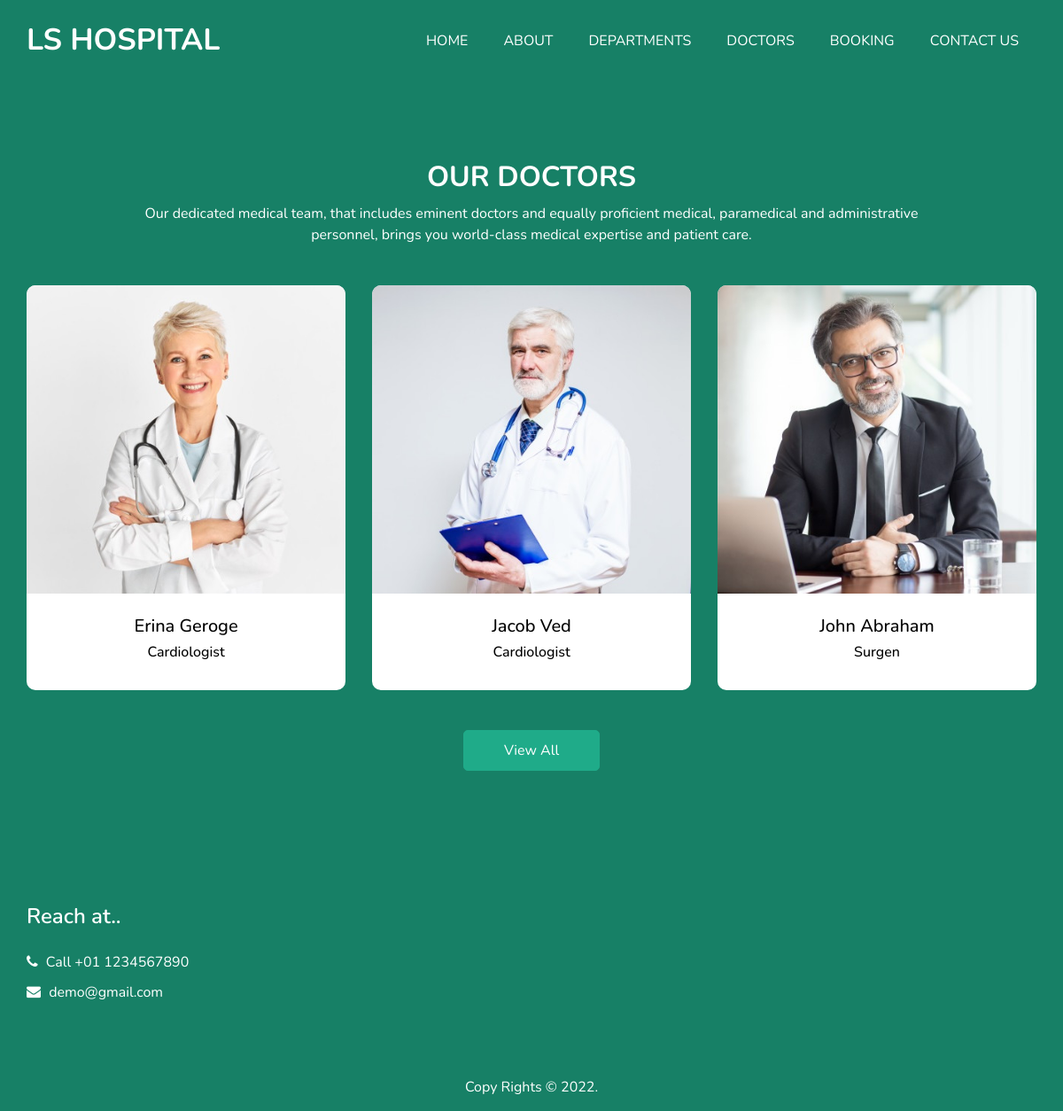
The app's page /doctors/ with its own data.
### home/models.py (models this page shows, shortened)
class Doctors(models.Model):
    blood_choices=[
        ("O+","O+"),
        ("A+","A+"),
        ("B+","B+"),
        ("AB+","AB+")
    ]
    gender_choices=[
        ("Male","Male"),
        ("Female","Female")
    ]
    doc_name=models.CharField(max_length=255)
    doc_email=models.EmailField(unique=True,default="")#primary key for this model
    doc_phone=models.CharField(max_length=10,default="")
    doc_address=models.TextField(default="")
    gender=models.CharField(max_length=10,choices=gender_choices,default="")
    blood=models.CharField(max_length=10,default="",choices=blood_choices)
    doc_spec=models.CharField(max_length=255)
    dept_name=models.ForeignKey(Departments,on_delete=models.CASCADE)
    doc_image=models.ImageField(upload_to='doctors')

### home/views.py (the view)
# urls.py: path('doctors/', views.doctors,name='doctors'),
def doctors(request):
    doc_count=Doctors.objects.all().count()
    first_doc=Doctors.objects.all()[:3]
    last_doc=Doctors.objects.all()[3:doc_count]
    dict_doc={
          'doctors':Doctors.objects.all(),'first_doc':first_doc,'last_doc':last_doc
         }
    return render(request,'doctors.html',dict_doc)

### templates/doctors.html (shortened to what this page needs)
{%extends 'base.html'%}
{%load static%}
{%block content%}
 <section class="doctor_section layout_padding">
  <div class="container">
    <div class="heading_container heading_center">
      <h2>
        Our Doctors
      </h2>
      <p class="col-md-10 mx-auto px-0">
        Our dedicated medical team, that includes eminent doctors and equally proficient medical, paramedical and administrative personnel, brings you world-class medical expertise and patient care.
      </p>
    </div>
    <div class="row">
      {%for d in first_doc %}
      <div class="col-sm-6 col-lg-4 mx-auto">
        <div class="box">
          <div class="img-box">
            <img src="{{d.doc_image.url}}" alt="">
          </div>
          <div class="detail-box">
            <h5>
              {{d.doc_name}}
            </h5>
            <h6 class="">
              {{d.doc_spec}}
            </h6>
          </div>
        </div>
      </div>
      {%endfor%}
    </div>
    <div class="btn-box">
      <a class="btn" type="button" data-bs-toggle="collapse" href="#collapseid" role="button" aria-expanded="false" aria-controls="collapseExample">
        View All
      </a>
    </div>
  </div>
</section>
{%endblock%}

### static/css/style.css (style rules this page uses)
body { font-family: 'Nunito', sans-serif; color: #000000; background-color: #fefefe; overflow-x: hidden; }
.layout_padding { padding: 90px 0; }
.heading_container { display: -webkit-box; display: -ms-flexbox; display: flex; -webkit-box-orient: vertical; -webkit-box-direction: normal; -ms-flex-direction: column; flex-direction: column; -webkit-box-align: start; -ms-flex-align: start; align-items: flex-start; }
.heading_container h2 { position: relative; font-weight: bold; margin-bottom: 0; text-transform: uppercase; }
.heading_container p { margin-top: 10px; margin-bottom: 0; }
.heading_container.heading_center { -webkit-box-align: center; -ms-flex-align: center; align-items: center; text-align: center; }
a, a:hover, a:focus { text-decoration: none; }
.btn, .btn:focus { outline: none !important; -webkit-box-shadow: none; box-shadow: none; }
.doctor_section { background: #178066; }
.doctor_section .heading_container { color: #ffffff; }
.doctor_section .box { display: -webkit-box; display: -ms-flexbox; display: flex; -webkit-box-orient: vertical; -webkit-box-direction: normal; -ms-flex-direction: column; flex-direction: column; overflow: hidden; margin-top: 45px; border-radius: 10px; overflow: hidden; background: #ffffff; }
.doctor_section .box .img-box { width: 100%; }
.doctor_section .box .img-box img { width: 100%; }
.doctor_section .box .detail-box { width: 100%; padding: 25px 15px; text-align: center; position: relative; }
.doctor_section .btn-box { display: -webkit-box; display: -ms-flexbox; display: flex; -webkit-box-pack: center; -ms-flex-pack: center; justify-content: center; margin-top: 45px; }
.doctor_section .btn-box a { display: inline-block; padding: 10px 45px; background-color: #1fab89; color: #ffffff; border-radius: 5px; -webkit-transition: all 0.3s; transition: all 0.3s; border: 1px solid #1fab89; }

### static/css/responsive.css (style rules this page uses)
@media (min-width: 1200px) { .container { max-width: 1170px; } }

### records on screen
Doctors: doc_image (picture), doc_name "Erina Geroge", doc_spec "Cardiologist"
Doctors: doc_image (picture), doc_name "Jacob Ved", doc_spec "Cardiologist"
Doctors: doc_image (picture), doc_name "John Abraham", doc_spec "Surgen"
